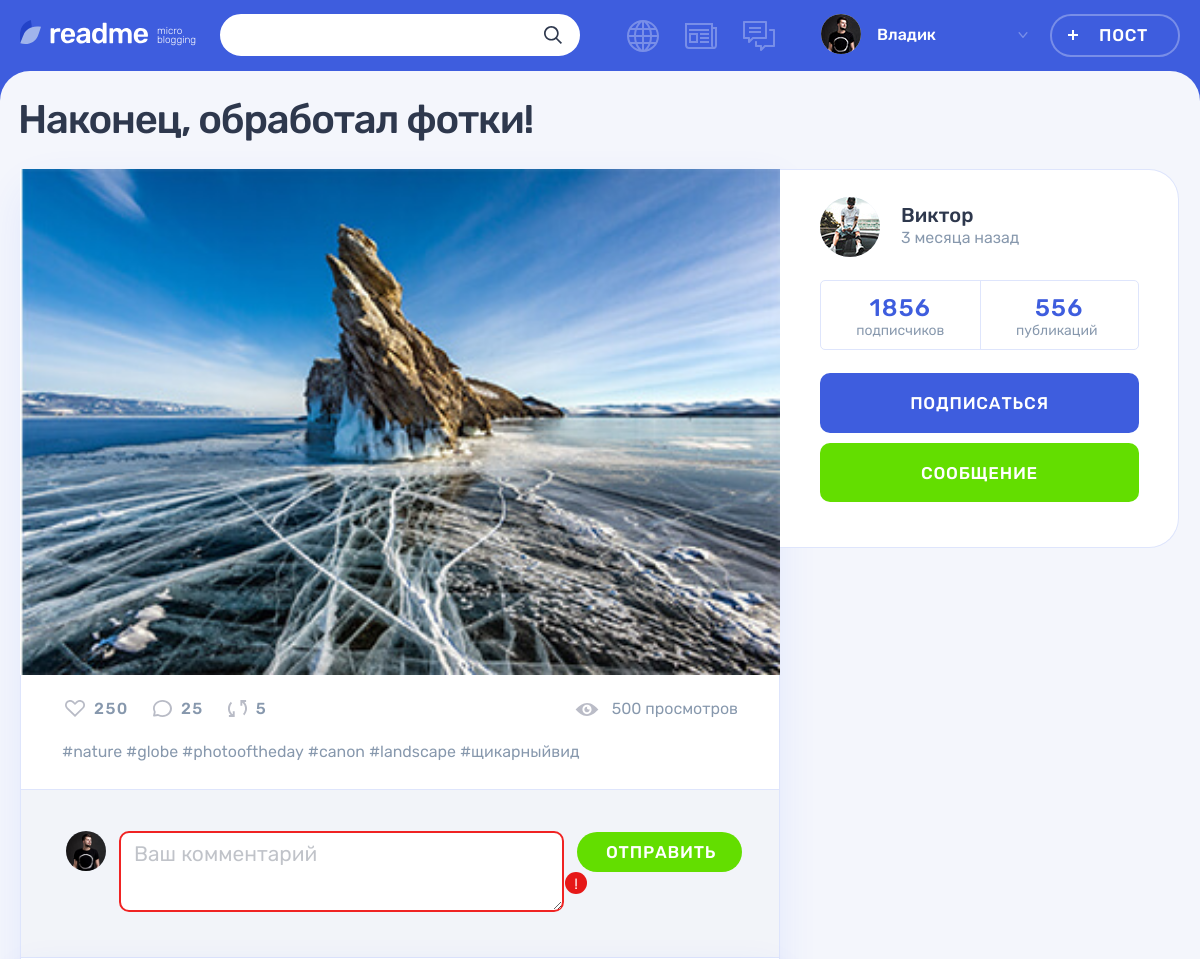
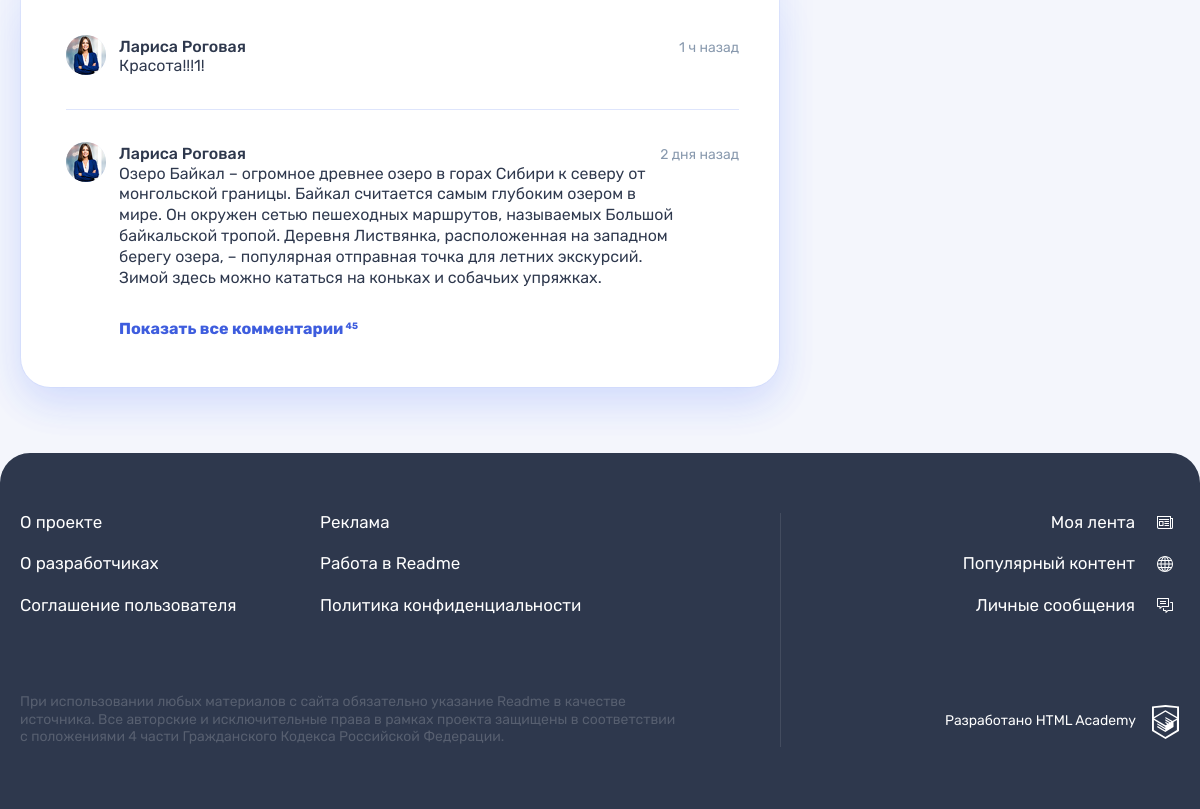
Screenshot of /post.php?post_id=4 (signed in) with the database file from the repository (2 pictures, top to bottom).
### tables this page shows
CREATE TABLE posts
(
  id          INT AUTO_INCREMENT PRIMARY KEY,
  created_at  DATETIME     NOT NULL,
  title       VARCHAR(200) NOT NULL,
  content     VARCHAR(1000),
  author      VARCHAR(128),
  picture_url VARCHAR(1000),
  video_url   VARCHAR(1000),
  website     VARCHAR(1000),
  views_count INT UNSIGNED DEFAULT 0,
  user_id     INT          NOT NULL,
  type_id     INT          NOT NULL,
  FOREIGN KEY (user_id) REFERENCES users (id),
  FOREIGN KEY (type_id) REFERENCES content_types (id)
);

CREATE TABLE users
(
  id            INT AUTO_INCREMENT PRIMARY KEY,
  registered_at DATETIME            NOT NULL,
  email         VARCHAR(320) UNIQUE NOT NULL,
  login         VARCHAR(128) UNIQUE NOT NULL,
  password      VARCHAR(1000)       NOT NULL,
  avatar_path   VARCHAR(125)
);

### helpers.php (called while the page is built, shortened)
<?php
function get_noun_plural_form(int $number, string $one, string $two, string $many): string
{
    $number = (int)$number;
    $mod10 = $number % 10;
    $mod100 = $number % 100;
    switch (true) {
        case ($mod10 >= 2 && $mod10 <= 4):
            return $two;
    }
}
function include_template($name, array $data = [])
{
    $name = 'templates/' . $name;
    extract($data);
    require $name;
    $result = ob_get_clean();
    return $result;
}

### database/posts.php (called while the page is built, shortened)
<?php
function fetchPostTypes(): array
{
    $query = "SELECT id, name, icon_class from content_types";
    return fetchData(prepareResult($query));
}
function fetchPostById($post_id): array
{
    $query = "SELECT created_at as created_date,
        posts.id,
        title,
        content,
        author,
        users.login,
        type_id,
        views_count,
        users.avatar_path
    FROM posts
        INNER JOIN users
            ON user_id = users.id
    WHERE posts.id = ?";
    return fetchAssocData(prepareResult($query, "i", [$post_id]));
}

### database/helpers.php (called while the page is built, shortened)
<?php
function fetchData($result): array
{
    return mysqli_fetch_all($result, MYSQLI_ASSOC);
}
function fetchAssocData($result): array
{
    $result = mysqli_fetch_assoc($result);
    return $result ?? [];
}
function prepareResult($query, $types = "", $params = []): mysqli_result {
    global $connect;
    $stmt = mysqli_prepare($connect, $query);
    if ($types !== "") {
        $result = mysqli_stmt_bind_param($stmt, $types, ...$params);
    }
    $result = mysqli_stmt_execute($stmt);
    $result = mysqli_stmt_get_result($stmt);
    return $result;
}

### functions.php (called while the page is built, shortened)
<?php
function getTimeAgo(DateTime $created_date): string
{
    $current_date = date_create();
    $diff = date_diff($current_date, $created_date);
    if ($diff->y > 0) {
        $date_count = $diff->y;
        $format = ['год', 'года', 'лет'];
    } elseif ($diff->days > 35) {
        $date_count = $diff->m;
        $format = ['месяц', 'месяца', 'месяцев'];
    } elseif ($diff->days > 7) {
        $date_count = ceil($diff->days / 7);
        $format = ['неделя', 'недели', 'недель'];
    } elseif ($diff->d > 0) {
        $date_count = $diff->d;
        $format = ['день', 'дня', 'дней'];
    } elseif ($diff->h > 0) {
        $date_count = $diff->h;
        $format = ['час', 'часа', 'часов'];
    } else {
        $date_count = $diff->i;
        $format = ['минута', 'минуты', 'минут'];
    }
    $dateType = get_noun_plural_form($date_count, ...$format);
    return $date_count . " " . $dateType . " назад";
}
function normalizePost(array $post, array $post_types): array {
    $created_date = date_create($post["created_date"]);
    $type_key = array_search((string) $post["type_id"], array_column($post_types, "id"), true);
    return [
        "id" => (string) $post["id"],
        "title" => $post["title"],
        "contain" => $post["content"],
        "author" => $post["author"],
        "user_name" => $post["login"],
        "avatar" => $post["avatar_path"],
        "views_count" => $post["views_count"],
        "created_date" => $post["created_date"],
        "type" => "post-" . $post_types[$type_key]["icon_class"],
        "time_ago" => getTimeAgo($created_date),
        "date_title" => date_format($created_date, "d.m.Y H:i"),
    ];
}
function normalizePostTypes(array $post_types): array
{
    $result = [];
    foreach ($post_types as $post_type) {
        $result[] = [
            "id" => (string) $post_type["id"],
            "name" => $post_type["name"],
            "icon_class" => $post_type["icon_class"],
        ];
    }
    return $result;
}

### templates/post.php (the view, shortened to what this page needs)
<div class="container">
    <h1 class="page__title page__title--publication"><?= htmlspecialchars($post['title']) ?></h1>
    <section class="post-details">
        <div class="post-details__wrapper <?= $post["type"] ?>">
            <div class="post-details__main-block post post--details">
                <?php
                    $template_post = include_template("/parts/post/" . $post["type"] . ".php", [
                        "id" => $post["id"],
                        "title" => $post["title"],
                        "content" => $post["contain"],
                        "author" => $post["user_name"],
                        "is_details" => true,
                        "show_title" => false,
                        "is_video_control" => false,
                    ]);
                    print($template_post);
                ?>
                <div class="post__indicators">
                    <div class="post__buttons">
                        <a class="post__indicator post__indicator--likes button" href="#" title="Лайк">
                            <svg class="post__indicator-icon" width="20" height="17">
                                <use xlink:href="#icon-heart"></use>
                            </svg>
                            <span>250</span>
                        </a>
                        <a class="post__indicator post__indicator--comments button" href="#" title="Комментарии">
                            <svg class="post__indicator-icon" width="19" height="17">
                                <use xlink:href="#icon-comment"></use>
                            </svg>
                            <span>25</span>
                        </a>
                        <a class="post__indicator post__indicator--repost button" href="#" title="Репост">
                            <svg class="post__indicator-icon" width="19" height="17">
                                <use xlink:href="#icon-repost"></use>
                            </svg>
                            <span>5</span>
                        </a>
                    </div>
                    <span class="post__view">500 просмотров</span>
                </div>
                <ul class="post__tags">
                    <li><a href="#">#nature</a></li>
                    <li><a href="#">#globe</a></li>
                    <li><a href="#">#photooftheday</a></li>
                    <li><a href="#">#canon</a></li>
                    <li><a href="#">#landscape</a></li>
                    <li><a href="#">#щикарныйвид</a></li>
                </ul>
                <div class="comments">
                    <form class="comments__form form" action="#" method="post">
                        <div class="comments__my-avatar">
                            <img class="comments__picture" src="img/userpic-medium.jpg" alt="Аватар пользователя">
                        </div>
                        <div class="form__input-section form__input-section--error">
                                <textarea id="comment" class="comments__textarea form__textarea form__input"
                                          placeholder="Ваш комментарий"></textarea>
                            <button class="form__error-button button" type="button">!</button>
                        </div>
                        <button class="comments__submit button button--green" type="submit">Отправить</button>
                    </form>
                    <div class="comments__list-wrapper">
                        <ul class="comments__list">
                            <li class="comments__item user">
                                <div class="comments__avatar">
                                    <a class="user__avatar-link" href="#">
                                        <img class="comments__picture" src="img/userpic-larisa.jpg"
                                             alt="Аватар пользователя">
                                    </a>
                                </div>
                                <div class="comments__info">
                                    <div class="comments__name-wrapper">
                                        <a class="comments__user-name" href="#">
                                            <span>Лариса Роговая</span>
                                        </a>
                                        <time class="comments__time" datetime="2019-03-20">1 ч назад</time>
                                    </div>
                                    <p class="comments__text">
                                        Красота!!!1!
                                    </p>
                                </div>
                            </li>
                            <li class="comments__item user">
                                <div class="comments__avatar">
                                    <a class="user__avatar-link" href="#">
                                        <img class="comments__picture" src="img/userpic-larisa.jpg"
                                             alt="Аватар пользователя">
                                    </a>
                                </div>
                                <div class="comments__info">
                                    <div class="comments__name-wrapper">
                                        <a class="comments__user-name" href="#">
                                            <span>Лариса Роговая</span>
                                        </a>
                                        <time class="comments__time" datetime="2019-03-18">2 дня назад</time>
                                    </div>
                                    <p class="comments__text">
                                        Озеро Байкал – огромное древнее озеро в горах Сибири к северу от монгольской
                                        границы. Байкал считается самым глубоким озером в мире. Он окружен сетью
                                        пешеходных маршрутов, называемых Большой байкальской тропой. Деревня
                                        Листвянка, расположенная на западном берегу озера, – популярная отправная
                                        точка для летних экскурсий. Зимой здесь можно кататься на коньках и собачьих
                                        упряжках.
                                    </p>
                                </div>
                            </li>
                        </ul>
                        <a class="comments__more-link" href="#">
                            <span>Показать все комментарии</span>
                            <sup class="comments__amount">45</sup>
                        </a>
                    </div>
                </div>
            </div>
            <div class="post-details__user user">
                <div class="post-details__user-info user__info">
                    <div class="post-details__avatar user__avatar">
                        <a class="post-details__avatar-link user__avatar-link" href="#">
                            <img class="post-details__picture user__picture" src="<?= htmlspecialchars($post["avatar"]) ?>"
                                 alt="Аватар пользователя">
                        </a>
                    </div>
                    <div class="post-details__name-wrapper user__name-wrapper">
                        <a class="post-details__name user__name" href="#">
                            <span><?= htmlspecialchars($post["user_name"]) ?></span>
                        </a>
                        <time class="post-details__time user__time" title="<?= htmlspecialchars($post["date_title"]) ?> datetime="<?= htmlspecialchars($post["created_date"]) ?>"><?= htmlspecialchars(
                            $post["time_ago"]
                        ) ?></time>
                    </div>
                </div>
                <div class="post-details__rating user__rating">
                    <p class="post-details__rating-item user__rating-item user__rating-item--subscribers">
                        <span class="post-details__rating-amount user__rating-amount">1856</span>
                        <span class="post-details__rating-text user__rating-text">подписчиков</span>
                    </p>
                    <p class="post-details__rating-item user__rating-item user__rating-item--publications">
                        <span class="post-details__rating-amount user__rating-amount">556</span>
                        <span class="post-details__rating-text user__rating-text">публикаций</span>
                    </p>
                </div>
                <div class="post-details__user-buttons user__buttons">
                    <button class="user__button user__button--subscription button button--main" type="button">
                        Подписаться
                    </button>
                    <a class="user__button user__button--writing button button--green" href="#">Сообщение</a>
                </div>
            </div>
        </div>
    </section>
</div>

### templates/parts/post/post-photo.php (shortened to what this page needs)
<div class="post__main">
    <div class="post-photo__image-wrapper <?= $is_details ? "post-details__image-wrapper" : "" ?>">
        <img src="<?= htmlspecialchars($content) ?>" alt="<?= htmlspecialchars($title) ?>" width="760" height="507">
    </div>
</div>

### rows the page displays
posts: title "Наконец, обработал фотки!", content (picture), user.avatar_path (picture)

### other values shown
$user["login"] "Владик"
$post["user_name"] "Виктор"
$post["time_ago"] "3 месяца назад"
